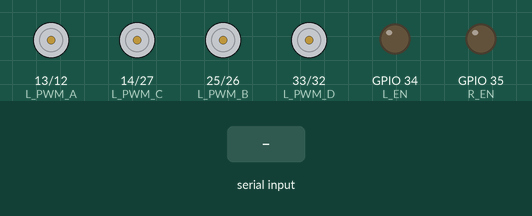
This sketch was run on a simulated ESP32. Parts: motor-driver pin pairs drawn as motors (green arrow = first pin HIGH = forward, orange = second pin HIGH = backward, longer = more drive), output pins drawn as LEDs (lit = HIGH). The inputs (shaded band) are chosen by the test bench. Nothing arrives over Bluetooth unless stated.

Above: at 1.2 s.
1.3 s: "F" received over the second serial link
At 1.6 s:
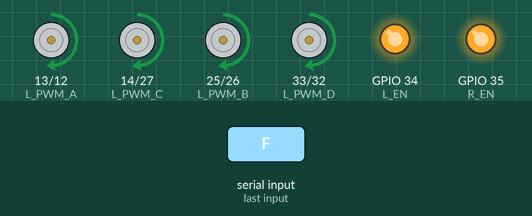
2.8 s: "B" received over the second serial link
At 3.9 s:
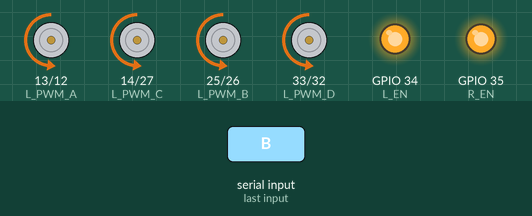
4.3 s: "L" received over the second serial link
At 5.0 s:
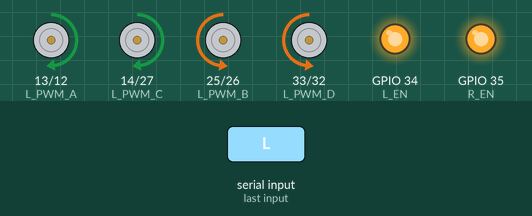
5.8 s: "R" received over the second serial link
At 6.2 s:
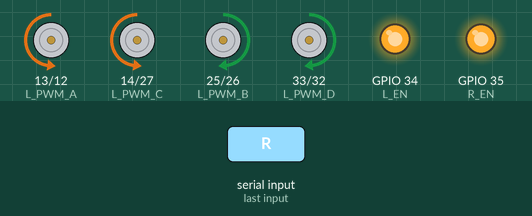
Timing chart, 0 to 8.3 s (numbered marks = the images above; inputs shaded):
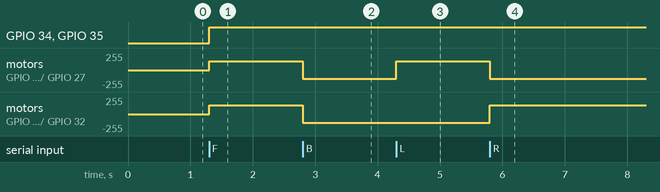

Measured:
- after the input at 1.3 s, GPIO 34 (L_EN), GPIO 35 (R_EN): LOW → HIGH at once; motor on GPIO 13 (L_PWM_A) / GPIO 12 (R_PWM_A), motor on GPIO 14 (L_PWM_C) / GPIO 27 (R_PWM_C), motor on GPIO 25 (L_PWM_B) / GPIO 26 (R_PWM_B), motor on GPIO 33 (L_PWM_D) / GPIO 32 (R_PWM_D): stopped → forward 130/255 at once
- after the input at 2.8 s, motor on GPIO 13 (L_PWM_A) / GPIO 12 (R_PWM_A), motor on GPIO 14 (L_PWM_C) / GPIO 27 (R_PWM_C), motor on GPIO 25 (L_PWM_B) / GPIO 26 (R_PWM_B), motor on GPIO 33 (L_PWM_D) / GPIO 32 (R_PWM_D): forward 130/255 → backward 130/255 at once
- after the input at 4.3 s, motor on GPIO 13 (L_PWM_A) / GPIO 12 (R_PWM_A), motor on GPIO 14 (L_PWM_C) / GPIO 27 (R_PWM_C): backward 130/255 → forward 130/255 at once
- after the input at 5.8 s, motor on GPIO 13 (L_PWM_A) / GPIO 12 (R_PWM_A), motor on GPIO 14 (L_PWM_C) / GPIO 27 (R_PWM_C): forward 130/255 → backward 130/255 at once; motor on GPIO 25 (L_PWM_B) / GPIO 26 (R_PWM_B), motor on GPIO 33 (L_PWM_D) / GPIO 32 (R_PWM_D): backward 130/255 → forward 130/255 at once

The sketch:

Rover.ino
```cpp
#include <BluetoothSerial.h>
#include <Arduino.h>

BluetoothSerial SerialBT;

// BTS7960 motor driver pins for four motors
const int L_PWM_A = 13; // Left PWM pin for Motor A
const int R_PWM_A = 12; // Right PWM pin for Motor A
const int L_PWM_B = 25; // Left PWM pin for Motor B
const int R_PWM_B = 26; // Right PWM pin for Motor B

const int L_PWM_C = 14; // Left PWM pin for Motor C
const int R_PWM_C = 27; // Right PWM pin for Motor C
const int L_PWM_D = 33; // Left PWM pin for Motor D
const int R_PWM_D = 32; // Right PWM pin for Motor D

const int L_EN = 34; // Common Left enable pin
const int R_EN = 35; // Common Right enable pin

int Speed = 130;

void setup() {
  Serial.begin(115200);
  SerialBT.begin("ESP32MotorControl"); // Bluetooth device name

  // Set motor control pins as output
  pinMode(L_PWM_A, OUTPUT);
  pinMode(R_PWM_A, OUTPUT);
  pinMode(L_PWM_B, OUTPUT);
  pinMode(R_PWM_B, OUTPUT);
  pinMode(L_PWM_C, OUTPUT);
  pinMode(R_PWM_C, OUTPUT);
  pinMode(L_PWM_D, OUTPUT);
  pinMode(R_PWM_D, OUTPUT);

  pinMode(L_EN, OUTPUT);
  pinMode(R_EN, OUTPUT);

  // Initially, stop all motors
  stopMotors();
}

void loop() {
  if (SerialBT.available()) {
    char command = SerialBT.read();
    executeCommand(command);
  }
}

void executeCommand(char command) {
  switch (command) {
    case 'F': // Move forward
      moveForward();
      break;
    case 'B': // Move backward
      moveBackward();
      break;
    case 'S': // Stop
      stopMotors();
      break;
    case 'L': // Turn left
      turnLeft();
      break;
    case 'R': // Turn right
      turnRight();
      break;
    // case 'G': // Turn forward left
    //   forwardleft();
      // break;
    // case 'I': // Turn forward right
    //   forwardright();
      // break;
    case '1':
      Speed = 150;
      break;
    case '2':
      Speed = 160;
      break;
    case '3':
      Speed = 170;
      break;
    case '4':
      Speed = 190;
      break;
    case '5':
      Speed = 200;
      break;
    case '6':
      Speed = 210;
      break;
    case '7':
      Speed = 220;
      break;
    case '8':
      Speed = 230;
      break;
    case '9':
      Speed = 240;
      break;
    case 'q':
      Speed = 250;
      break;
  }
}

void moveForward() {
  digitalWrite(L_EN, HIGH);
  digitalWrite(R_EN, HIGH);

  analogWrite(L_PWM_A, Speed); // Full speed forward
  analogWrite(R_PWM_A, 0);
  analogWrite(L_PWM_B, Speed); // Full speed forward
  analogWrite(R_PWM_B, 0);
  analogWrite(L_PWM_C, Speed); // Full speed forward
  analogWrite(R_PWM_C, 0);
  analogWrite(L_PWM_D, Speed); // Full speed forward
  analogWrite(R_PWM_D, 0);
}

void moveBackward() {
  digitalWrite(L_EN, HIGH);
  digitalWrite(R_EN, HIGH);

  analogWrite(L_PWM_A, 0); // Full speed backward
  analogWrite(R_PWM_A, Speed);
  analogWrite(L_PWM_B, 0); // Full speed backward
  analogWrite(R_PWM_B, Speed);
  analogWrite(L_PWM_C, 0); // Full speed backward
  analogWrite(R_PWM_C, Speed);
  analogWrite(L_PWM_D, 0); // Full speed backward
  analogWrite(R_PWM_D, Speed);
}

void turnLeft() {
  digitalWrite(L_EN, HIGH);
  digitalWrite(R_EN, HIGH);

  analogWrite(L_PWM_A, Speed); // Full speed turnRight
  analogWrite(R_PWM_A, 0);
  analogWrite(L_PWM_B, 0); // Full speed turnRight
  analogWrite(R_PWM_B, Speed);
  analogWrite(L_PWM_C, Speed); // Full speed turnRight
  analogWrite(R_PWM_C, 0);
  analogWrite(L_PWM_D, 0); // Full speed turnRight
  analogWrite(R_PWM_D, Speed);
}

void turnRight() {
  digitalWrite(L_EN, HIGH);
  digitalWrite(R_EN, HIGH);

  analogWrite(L_PWM_A, 0); // Full speed turnRight
  analogWrite(R_PWM_A, Speed);
  analogWrite(L_PWM_B, Speed); // Full speed turnRight
  analogWrite(R_PWM_B, 0);
  analogWrite(L_PWM_C, 0); // Full speed turnRight
  analogWrite(R_PWM_C, Speed);
  analogWrite(L_PWM_D, Speed); // Full speed turnRight
  analogWrite(R_PWM_D, 0);
}

// void forwardleft() {
//   digitalWrite(L_EN, HIGH);
//   digitalWrite(R_EN, HIGH);

//   analogWrite(L_PWM_A, 0); // Full speed forward
//   analogWrite(R_PWM_A, 120);
//   analogWrite(L_PWM_B, 0); // Full speed forward
//   analogWrite(R_PWM_B, 120);
//   analogWrite(L_PWM_C, Speed); // Full speed forward
//   analogWrite(R_PWM_C, 0);
//   analogWrite(L_PWM_D, Speed); // Full speed forward
//   analogWrite(R_PWM_D, 0);
// }

// void forwardright() {
//   digitalWrite(L_EN, HIGH);
//   digitalWrite(R_EN, HIGH);

//   analogWrite(L_PWM_A, Speed); // Full speed forward
//   analogWrite(R_PWM_A, 0);
//   analogWrite(L_PWM_B, Speed); // Full speed forward
//   analogWrite(R_PWM_B, 0);
//   analogWrite(L_PWM_C, 0); // Full speed forward
//   analogWrite(R_PWM_C, 120);
//   analogWrite(L_PWM_D, 0); // Full speed forward
//   analogWrite(R_PWM_D, 120);
// }

void stopMotors() {
  digitalWrite(L_EN, LOW); // Disable motors
  digitalWrite(R_EN, LOW);

  analogWrite(L_PWM_A, 0); // Stop motor A
  analogWrite(R_PWM_A, 0);
  analogWrite(L_PWM_B, 0); // Stop motor B
  analogWrite(R_PWM_B, 0);
  analogWrite(L_PWM_C, 0); // Stop motor C
  analogWrite(R_PWM_C, 0);
  analogWrite(L_PWM_D, 0); // Stop motor D
  analogWrite(R_PWM_D, 0);
}
```
